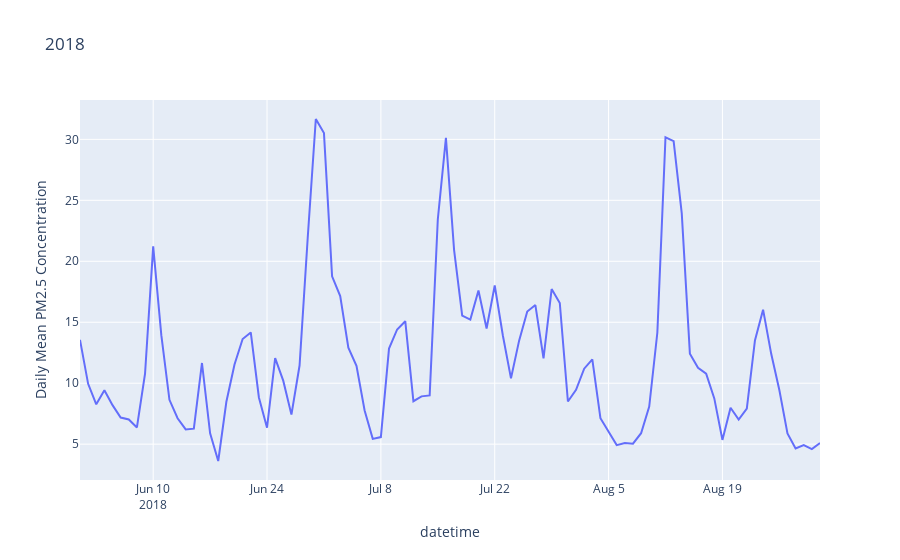
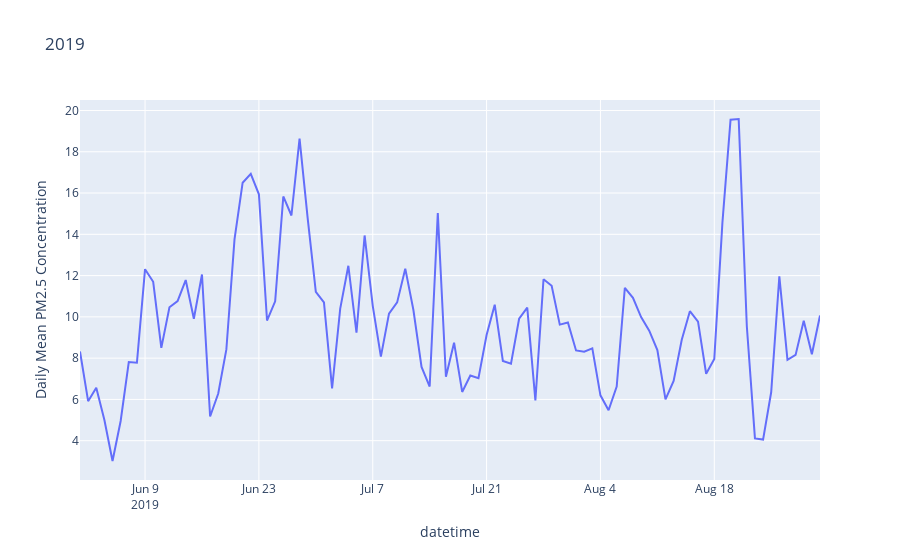
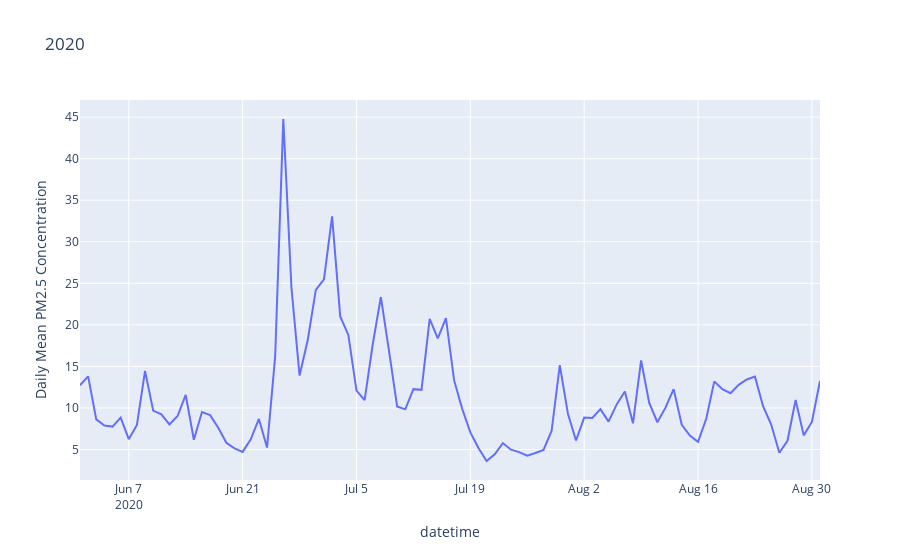
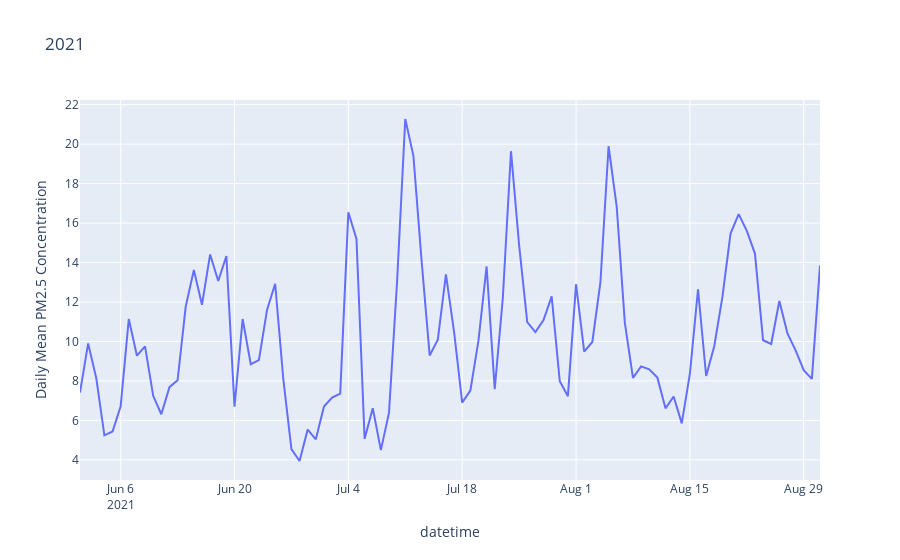

The code cell stored with these charts, in order, in its notebook:
### Code cell
#ok we're gonna first do something real quick and dirty... just group all the sites together
#by date and take the avg. pm2.5 reading for each date
#then we're gonna plot that baby with plotly!
by_date = pm25.groupby(['datetime','year','month','day_of_week']).agg({'Daily Mean PM2.5 Concentration': 'mean'}).reset_index()
just_summer = by_date[(by_date['month'] >= 6) & (by_date['month'] <= 8)]

years = just_summer['year'].unique()
for year in years:
    annual_data = just_summer.loc[just_summer['year'] == year]
    fig = px.line(annual_data, x='datetime', y='Daily Mean PM2.5 Concentration', 
                  title=str(year), hover_data=['day_of_week'])
    fig.show()
